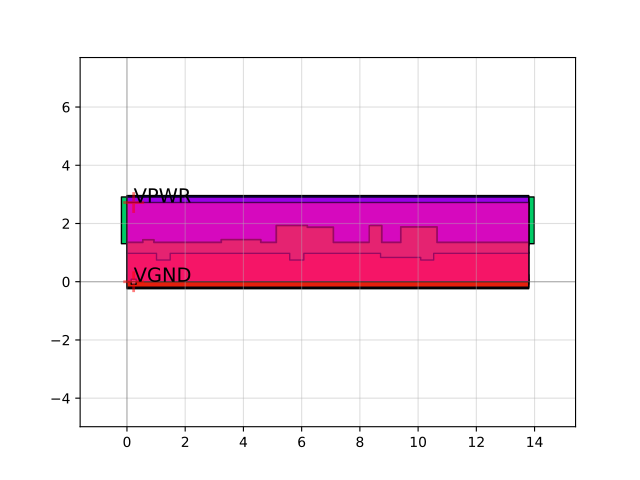

This chart was generated by the following Python code:
import sky130

c = sky130.components.sky130_fd_sc_hd__sdfstp_4()
c.plot()
